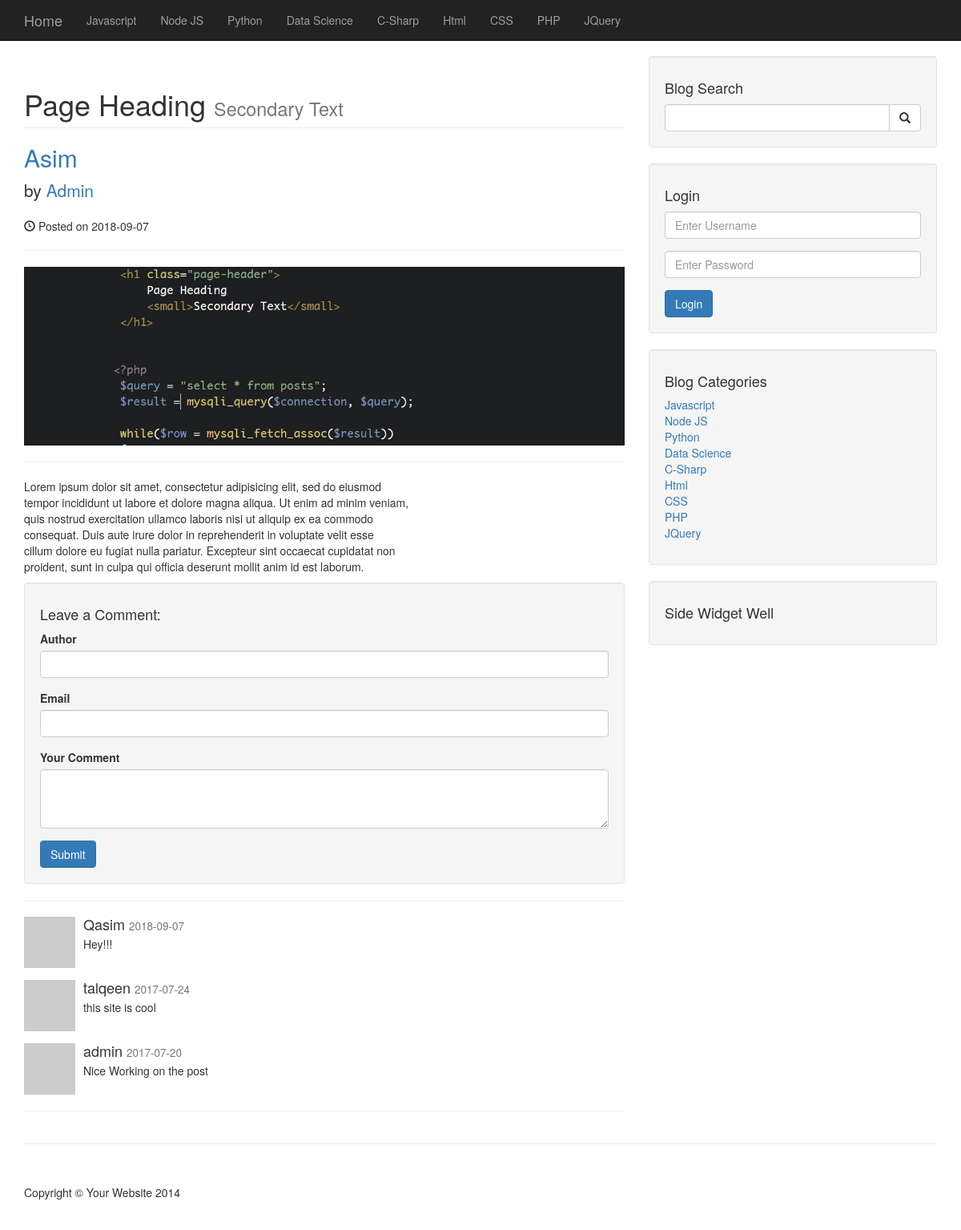
Page /author_posts.php?p_id=1 on the committed database.
### tables this page shows
CREATE TABLE `categories` (
  `cat_id` int(3) NOT NULL,
  `cat_title` varchar(255) NOT NULL
);

CREATE TABLE `posts` (
  `post_id` int(3) NOT NULL,
  `post_cat_id` int(3) NOT NULL,
  `post_title` varchar(255) NOT NULL,
  `post_author` varchar(255) NOT NULL,
  `post_date` date NOT NULL,
  `post_image` text NOT NULL,
  `post_content` text NOT NULL,
  `post_tags` varchar(255) NOT NULL,
  `post_comment_count` int(11) NOT NULL,
  `post_status` varchar(255) NOT NULL DEFAULT 'draft',
  `post_view_count` int(11) NOT NULL
);

CREATE TABLE `comments` (
  `cmt_id` int(11) NOT NULL,
  `cmt_post_id` int(3) NOT NULL,
  `cmt_author` varchar(255) NOT NULL,
  `cmt_email` varchar(255) NOT NULL,
  `cmt_content` text NOT NULL,
  `cmt_status` varchar(255) NOT NULL DEFAULT 'unapproved',
  `cmt_date` date NOT NULL
);

### author_posts.php (the view, shortened to what this page needs)
<?php include "includes/header.php"; ?>
<?php include "includes/db.php"; ?>
<?php include "includes/navigation.php"; ?>
    <div class="container">
        <div class="row">
            <div class="col-md-8">
                <h1 class="page-header">
                    Page Heading
                    <small>Secondary Text</small>
                </h1>
                <?php
                    if(isset($_GET['p_id']))
                    {
                        $p_id = $_GET['p_id'];
                    }
                ?>
               <?php
                $query = "select * from posts WHERE post_id = {$p_id}";
                $result = mysqli_query($connection, $query);
                while($row = mysqli_fetch_assoc($result))
                {
                    $post_title = $row['post_title'];
                    $post_author = $row['post_author'];
                    $post_date = $row['post_date'];
                    $post_image = $row['post_image'];
                    $post_content = $row['post_content'];
                ?>
                <h2>
                    <a href="#"><?php echo $post_title; ?></a>
                </h2>
                <p class="lead">
                    by <a href="author_posts.php?author=<?php echo $post_author;?>&p_id=<?php echo $p_id;?>">
                            <?php echo $post_author; ?></a>
                </p>
                <p><span class="glyphicon glyphicon-time"></span> Posted on <?php echo $post_date; ?></p>
                <hr>
                <img class="img-responsive" src="images/<?php echo $post_image; ?>" alt="">
                <hr>
                <p><?php echo $post_content; ?></p>
                <?php
                }
                ?>
                <div class="well">
                    <h4>Leave a Comment:</h4>
                    <form role="form" action="" method="post">
                        <div class="form-group">
                            <label for="cmt_author">Author</label>
                            <input type="text" class="form-control" name="cmt_author">
                        </div>
                        <div class="form-group">
                            <label for="cmt_email">Email</label>
                            <input type="email" class="form-control" name="cmt_email">
                        </div>
                        <div class="form-group">
                            <label for="cmt_content">Your Comment</label>
                            <textarea class="form-control" rows="3" name="cmt_content"></textarea>
                        </div>
                        <button type="submit" class="btn btn-primary" name="create_comment">Submit</button>
                    </form>
                </div>
                <hr>
               <?php
                    $query = "SELECT * from comments WHERE cmt_post_id = $p_id ";
                    $query .= "AND cmt_status = 'approved' ";
                    $query .= "ORDER BY cmt_id DESC ";
                    $get_cmt = mysqli_query($connection, $query);
                    while($row = mysqli_fetch_assoc($get_cmt))
                    {
                        $cmt_date = $row["cmt_date"];
                        $cmt_content = $row["cmt_content"];
                        $cmt_author = $row["cmt_author"];
                ?>
                <div class="media">
                    <a class="pull-left" href="#">
                        <img class="media-object" src="http://placehold.it/64x64" alt="">
                    </a>
                    <div class="media-body">
                        <h4 class="media-heading"><?php echo $cmt_author; ?>
                            <small><?php echo $cmt_date; ?></small>
                        </h4>
                        <?php echo $cmt_content; ?>
                    </div>
                </div>
                <?php
                    }
                ?>
                <hr>
            </div>
            <?php include "includes/sidebar.php"; ?>
        <hr>
        <?php include "includes/footer.php"; ?>

### includes/navigation.php (shortened to what this page needs)
 <nav class="navbar navbar-inverse navbar-fixed-top" role="navigation">
    <div class="container">
        <div class="navbar-header">
            <a class="navbar-brand" href="index.php">Home</a>
        </div>
        <div class="collapse navbar-collapse" id="bs-example-navbar-collapse-1">
            <ul class="nav navbar-nav">
                <?php
                $query = "SELECT * FROM categories";
                $result = mysqli_query($connection, $query);
                while($row = mysqli_fetch_assoc($result))
                {
                    $cat_title = $row['cat_title'];
                    echo "<li><a href='#'>{$cat_title}</a></li>";
                }
                ?>
            </ul>
        </div>
    </div>
</nav>

### includes/sidebar.php
<div class="col-md-4">
                <div class="well">
                    <h4>Blog Search</h4>
                    <form action="search.php" method="post">
                    <div class="input-group">
                        <input name="search" type="text" class="form-control">
                        <span class="input-group-btn">
                            <button name="submit" class="btn btn-default" type="submit">
                                <span class="glyphicon glyphicon-search"></span>
                        </button>
                        </span>
                    </div>
                    </form>
                </div>
                <div class="well">
                    <h4>Login</h4>
                    <form action="includes/login.php" method="post">
                        <div class="form-group">
                            <input placeholder="Enter Username" name="username" type="text" class="form-control">
                        </div>
                        <div class="form-group">
                            <input placeholder="Enter Password" name="password" type="password" class="form-control">
                        </div>
                        <div class="input_group">
                            <button class="btn btn-primary" name="login" type="submit">Login</button>
                        </div>
                    </form>
                </div>
                <div class="well">
                   <?php
                    $query = "SELECT * FROM categories";
                    $result = mysqli_query($connection, $query);
                    ?>
                    <h4>Blog Categories</h4>
                    <div class="row">
                        <div class="col-lg-6">
                            <ul class="list-unstyled">
                                <?php
                                while($row = mysqli_fetch_assoc($result))
                                {
                                    $cat_id = $row['cat_id'];
                                    $cat_title = $row['cat_title'];
                                    echo "<li><a href='category.php?category={$cat_id}'>{$cat_title}</a></li>";
                                }
                                ?>
                            </ul>
                        </div>
                    </div>
                </div>
                <?php include "widget.php"; ?>
            </div>
        </div>

### css/blog-home.css (style rules this page uses)
body { padding-top: 70px; }

### rows in the picture
categories: cat_title "Javascript"
categories: cat_title "Node JS"
categories: cat_title "Python"
categories: cat_title "Data Science"
categories: cat_title "C-Sharp"
categories: cat_title "Html"
categories: cat_title "CSS"
categories: cat_title "PHP"
categories: cat_title "JQuery"
posts: post_title "Asim", post_author "Admin", post_date "2018-09-07", post_image (picture), post_content "Lorem ipsum dolor sit amet, consectetur adipisicing elit, sed do eiusmod tempor incididunt ut labore et dolore magna aliqua. Ut enim ad minim veniam, quis nostrud exercitation ullamco laboris nisi ut aliquip ex ea commodo consequat. Duis aute irure dolor in reprehenderit in voluptate velit esse cillum dolore eu fugiat nulla pariatur. Excepteur sint occaecat cupidatat non proident, sunt in culpa qui officia deserunt mollit anim id est laborum."
comments: cmt_author "Qasim", cmt_date "2018-09-07", cmt_content "Hey!!!"
comments: cmt_author "talqeen", cmt_date "2017-07-24", cmt_content "this site is cool"
comments: cmt_author "admin", cmt_date "2017-07-20", cmt_content "Nice Working on the post"
